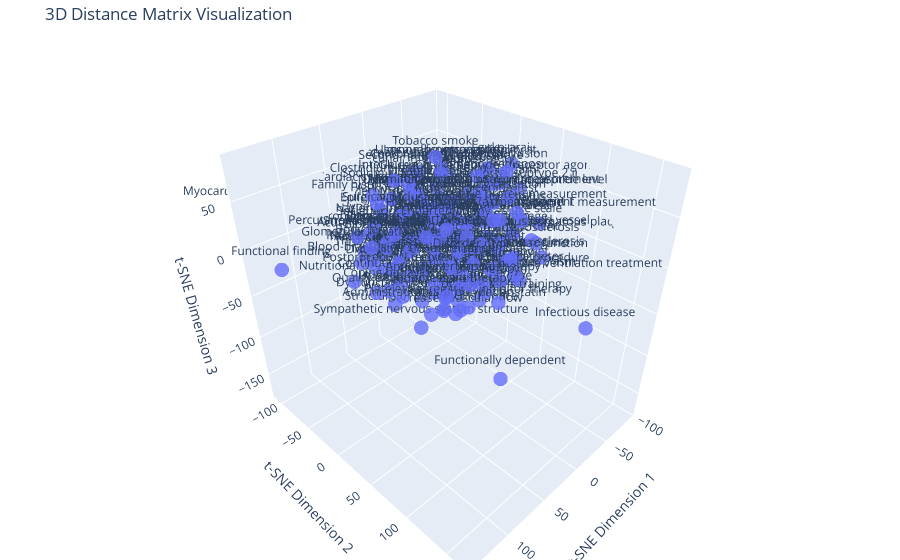

Source (notebook cell):
### Code cell
from hierarchy_functions import graph_distance_matrix_in_3d

graph_distance_matrix_in_3d(distance_matrix, [code_to_name[i] for i in terms])

### Figure 1 — Plotly figure (JSON) as saved in the notebook; plotly's stock layout.template omitted (floating-point values rounded to 4 significant figures; data arrays with more than 128 entries replaced by an {"elided": "..."} marker saying what was removed)
{"data": [{"marker": {"opacity": 0.8, "size": 5}, "mode": "markers+text", "text": {"elided": "182 str values"}, "textposition": "top center", "type": "scatter3d", "x": {"elided": "182 float values"}, "y": {"elided": "182 float values"}, "z": {"elided": "182 float values"}}], "layout": {"margin": {"b": 0, "l": 0, "r": 0, "t": 40}, "scene": {"xaxis": {"title": {"text": "t-SNE Dimension 1"}}, "yaxis": {"title": {"text": "t-SNE Dimension 2"}}, "zaxis": {"title": {"text": "t-SNE Dimension 3"}}}, "title": {"text": "3D Distance Matrix Visualization"}}}
